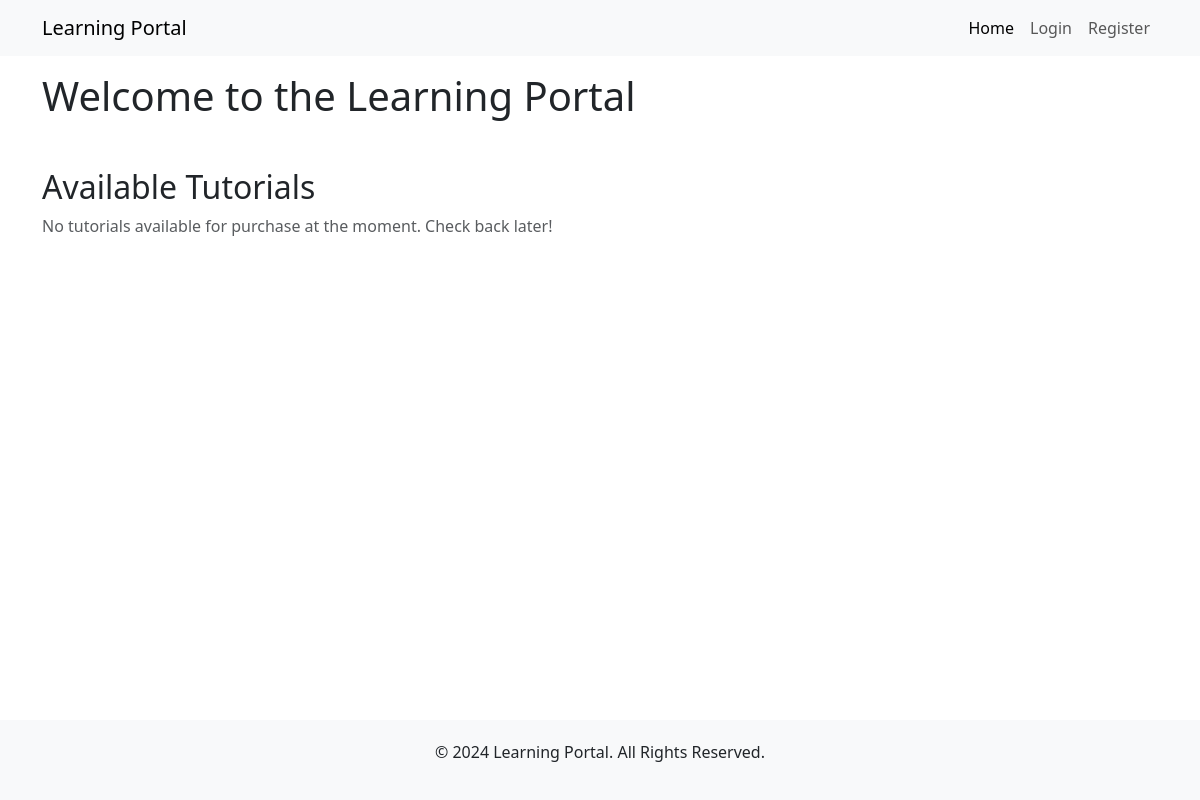
Before: / with the older database file.
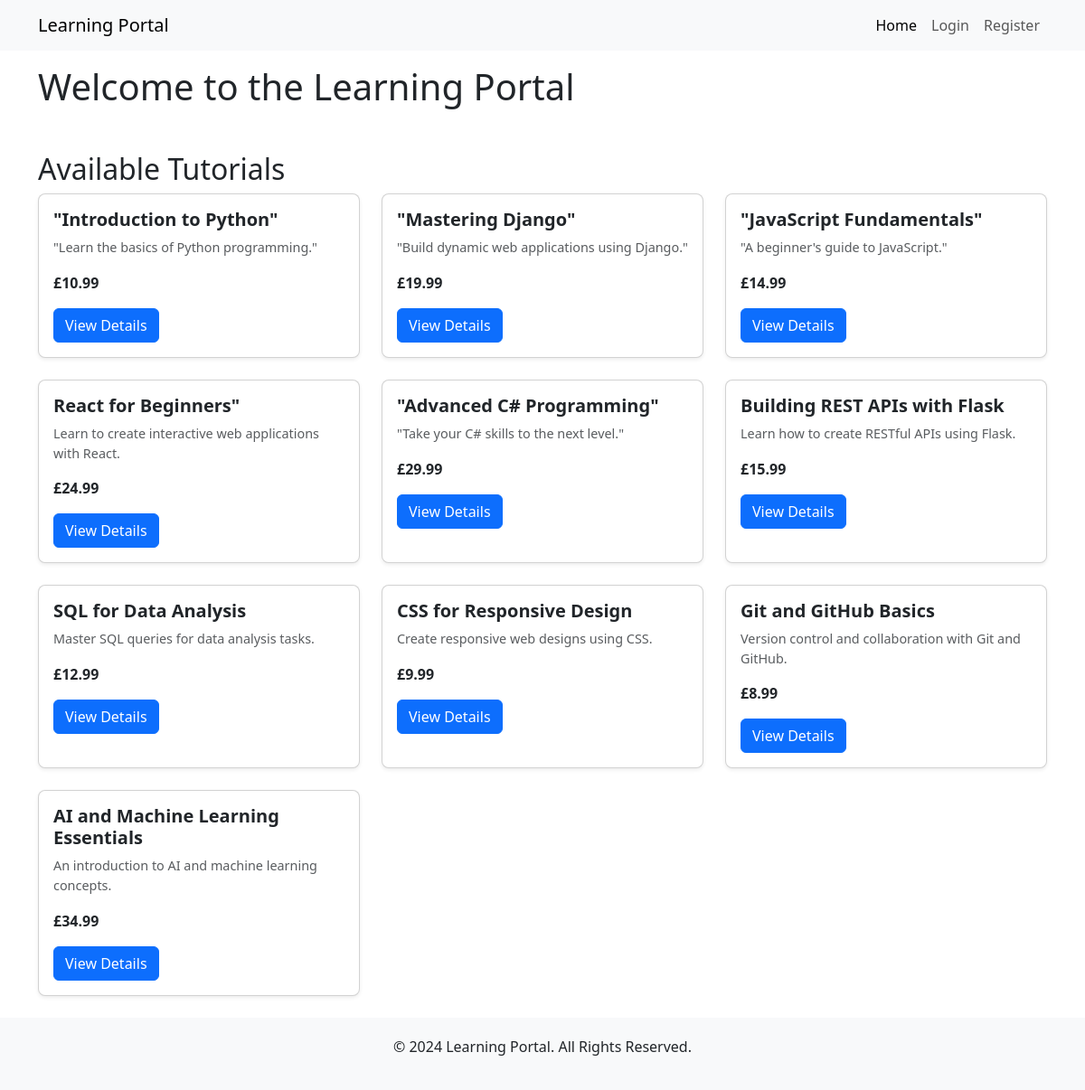
After: the same page with the newer database file.
### main/models.py (models this page shows, shortened)
class Tutorial(models.Model):
    title = models.CharField(max_length=200)
    description = models.TextField()
    content = models.TextField()
    price = models.DecimalField(max_digits=6, decimal_places=2)
    created_at = models.DateTimeField(auto_now_add=True)
    purchased = models.BooleanField(default=False)  # New field

### main/views.py (the view)
# urls.py: path('', views.home, name='home'),
def home(request):
    available_tutorials = Tutorial.objects.filter(purchased=False)
    purchased_tutorials = []
    if request.user.is_authenticated:
        purchased_tutorials = Tutorial.objects.filter(purchased=True)
    return render(request, 'main/home.html', {
        'available_tutorials': available_tutorials,
        'purchased_tutorials': purchased_tutorials,
    })

### main/templatetags/custom_filters.py (called while the page is built)
@register.filter
def currency(value):
    return "£{:,.2f}".format(value)

### main/templates/main/home.html (shortened to what this page needs)
{% extends 'main/base.html' %}
{% load custom_filters %}
{% block content %}
    <h1 class="mt-3">Welcome to the Learning Portal</h1>
    <h2 class="mt-5">Available Tutorials</h2>
    <div class="row">
        {% for tutorial in available_tutorials %}
            <div class="col-md-4 mb-4">
                <div class="card h-100 shadow-sm">
                    <div class="card-body">
                        <h5 class="card-title">{{ tutorial.title }}</h5>
                        <p class="card-text text-muted">{{ tutorial.description|truncatewords:15 }}</p>
                        <p class="fw-bold">{{ tutorial.price|currency }}</p>
                        <a href="{% url 'tutorial_detail' tutorial.pk %}" class="btn btn-primary">View Details</a>
                    </div>
                </div>
            </div>
        {% empty %}
            <p class="text-muted">No tutorials available for purchase at the moment. Check back later!</p>
        {% endfor %}
    </div>
{% endblock %}

### main/templates/main/base.html (shortened to what this page needs)
<!DOCTYPE html>
<html lang="en">
<head>
    {% load static %}
    <link href="https://cdn.jsdelivr.net/npm/bootstrap@5.3.0-alpha1/dist/css/bootstrap.min.css" rel="stylesheet">
    <link rel="stylesheet" href="{% static 'main/styles.css' %}">
</head>
<body>
    <header>
        <nav class="navbar navbar-expand-lg navbar-light bg-light">
            <div class="container">
                <a class="navbar-brand" href="{% url 'home' %}">Learning Portal</a>
                <div class="collapse navbar-collapse" id="navbarNav">
                    <ul class="navbar-nav ms-auto">
                        <li class="nav-item">
                            <a class="nav-link {% if request.resolver_match.url_name == 'home' %}active{% endif %}" href="{% url 'home' %}">Home</a>
                        </li>
                        {% if user.is_authenticated %}
                            <li class="nav-item">
                                <a class="nav-link {% if request.resolver_match.url_name == 'dashboard' %}active{% endif %}" href="{% url 'dashboard' %}">Dashboard</a>
                            </li>
                            <li class="nav-item">
                                <form method="post" action="{% url 'logout' %}" style="display:inline;">
                                    {% csrf_token %}
                                    <button type="submit" class="btn btn-link nav-link">Logout</button>
                                </form>
                            </li>
                        {% else %}
                            <li class="nav-item">
                                <a class="nav-link {% if request.resolver_match.url_name == 'login' %}active{% endif %}" href="{% url 'login' %}">Login</a>
                            </li>
                            <li class="nav-item">
                                <a class="nav-link {% if request.resolver_match.url_name == 'register' %}active{% endif %}" href="{% url 'register' %}">Register</a>
                            </li>
                        {% endif %}
                    </ul>
                </div>
            </div>
        </nav>
    </header>
    <main class="container">
        {% block content %}{% endblock %}
    </main>
    <footer>
        <p>&copy; 2024 Learning Portal. All Rights Reserved.</p>
    </footer>
</body>
</html>

### main/static/main/styles.css (style rules this page uses)
html, body { height: 100%; margin: 0; display: flex; flex-direction: column; }
main { flex: 1; }
footer { background-color: #f8f9fa; padding: 20px; text-align: center; }
.card { border-radius: 8px; overflow: hidden; }
.card-title { font-size: 1.25rem; font-weight: 600; }
.card-text { font-size: 0.9rem; color: #6c757d; }

Changed rows visible on the page:
added Tutorial: title "\"Introduction to Python\"", description "\"Learn the basics of Python programming.\"", price "£10.99"
added Tutorial: title "\"Mastering Django\"", description "\"Build dynamic web applications using Django.\"", price "£19.99"
added Tutorial: title "\"JavaScript Fundamentals\"", description "\"A beginner's guide to JavaScript.\"", price "£14.99"
added Tutorial: title "React for Beginners\"", description "Learn to create interactive web applications with React.", price "£24.99"
added Tutorial: title "\"Advanced C# Programming\"", description "\"Take your C# skills to the next level.\"", price "£29.99"
added Tutorial: title "Building REST APIs with Flask", description "Learn how to create RESTful APIs using Flask.", price "£15.99"
added Tutorial: title "SQL for Data Analysis", description "Master SQL queries for data analysis tasks.", price "£12.99"
added Tutorial: title "CSS for Responsive Design", description "Create responsive web designs using CSS.", price "£9.99"
added Tutorial: title "Git and GitHub Basics", description "Version control and collaboration with Git and GitHub.", price "£8.99"
added Tutorial: title "AI and Machine Learning Essentials", description "An introduction to AI and machine learning concepts.", price "£34.99"
Other visible differences:
text no longer shown: "No tutorials available for purchase at the moment. Check back later!"
